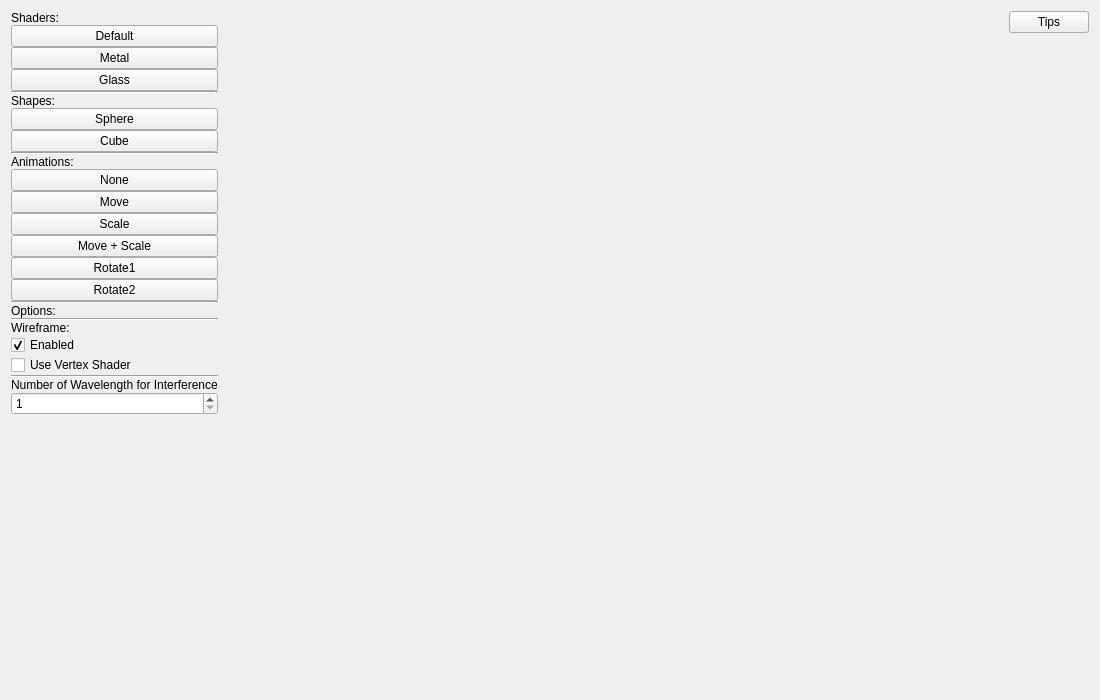
<?xml version="1.0" encoding="UTF-8"?>
<ui version="4.0">
 <class>MainWindow</class>
 <widget class="QMainWindow" name="MainWindow">
  <property name="geometry">
   <rect>
    <x>0</x>
    <y>0</y>
    <width>1100</width>
    <height>700</height>
   </rect>
  </property>
  <property name="windowTitle">
   <string>Shader Visualizer</string>
  </property>
  <property name="autoFillBackground">
   <bool>false</bool>
  </property>
  <widget class="QWidget" name="centralWidget">
   <property name="sizePolicy">
    <sizepolicy hsizetype="Expanding" vsizetype="Expanding">
     <horstretch>0</horstretch>
     <verstretch>0</verstretch>
    </sizepolicy>
   </property>
   <layout class="QHBoxLayout" name="horizontalLayout">
    <item>
     <layout class="QVBoxLayout" name="verticalLayout">
      <property name="spacing">
       <number>0</number>
      </property>
      <item>
       <widget class="QLabel" name="label">
        <property name="text">
         <string>Shaders:</string>
        </property>
       </widget>
      </item>
      <item>
       <widget class="QPushButton" name="defaultShaderButton">
        <property name="text">
         <string>Default</string>
        </property>
       </widget>
      </item>
      <item>
       <widget class="QPushButton" name="shader1Button">
        <property name="text">
         <string>Metal</string>
        </property>
       </widget>
      </item>
      <item>
       <widget class="QPushButton" name="shader2Button">
        <property name="text">
         <string>Glass</string>
        </property>
       </widget>
      </item>
      <item>
       <widget class="Line" name="line">
        <property name="orientation">
         <enum>Qt::Horizontal</enum>
        </property>
       </widget>
      </item>
      <item>
       <layout class="QVBoxLayout" name="verticalLayout_4"/>
      </item>
      <item>
       <widget class="QLabel" name="label_2">
        <property name="text">
         <string>Shapes:</string>
        </property>
       </widget>
      </item>
      <item>
       <widget class="QPushButton" name="sphereButton">
        <property name="text">
         <string>Sphere</string>
        </property>
       </widget>
      </item>
      <item>
       <widget class="QPushButton" name="cubeButton">
        <property name="text">
         <string>Cube</string>
        </property>
       </widget>
      </item>
      <item>
       <widget class="Line" name="line_2">
        <property name="orientation">
         <enum>Qt::Horizontal</enum>
        </property>
       </widget>
      </item>
      <item>
       <widget class="QLabel" name="label_3">
        <property name="text">
         <string>Animations:</string>
        </property>
       </widget>
      </item>
      <item>
       <widget class="QPushButton" name="animNoneButton">
        <property name="text">
         <string>None</string>
        </property>
       </widget>
      </item>
      <item>
       <widget class="QPushButton" name="animMoveButton">
        <property name="text">
         <string>Move</string>
        </property>
       </widget>
      </item>
      <item>
       <widget class="QPushButton" name="animScaleButton">
        <property name="text">
         <string>Scale</string>
        </property>
       </widget>
      </item>
      <item>
       <widget class="QPushButton" name="animScaleMoveButton">
        <property name="text">
         <string>Move + Scale</string>
        </property>
       </widget>
      </item>
      <item>
       <widget class="QPushButton" name="animRotate1Button">
        <property name="text">
         <string>Rotate1</string>
        </property>
       </widget>
      </item>
      <item>
       <widget class="QPushButton" name="animRotate2Button">
        <property name="text">
         <string>Rotate2</string>
        </property>
       </widget>
      </item>
      <item>
       <widget class="Line" name="line_3">
        <property name="orientation">
         <enum>Qt::Horizontal</enum>
        </property>
       </widget>
      </item>
      <item>
       <widget class="QLabel" name="label_4">
        <property name="text">
         <string>Options:</string>
        </property>
       </widget>
      </item>
      <item>
       <widget class="Line" name="line_4">
        <property name="orientation">
         <enum>Qt::Horizontal</enum>
        </property>
       </widget>
      </item>
      <item>
       <widget class="QLabel" name="label_5">
        <property name="text">
         <string>Wireframe:</string>
        </property>
       </widget>
      </item>
      <item>
       <widget class="QCheckBox" name="wireframeCheckbox">
        <property name="focusPolicy">
         <enum>Qt::StrongFocus</enum>
        </property>
        <property name="text">
         <string>Enabled</string>
        </property>
        <property name="checked">
         <bool>true</bool>
        </property>
        <property name="tristate">
         <bool>false</bool>
        </property>
       </widget>
      </item>
      <item>
       <widget class="QCheckBox" name="checkBox">
        <property name="text">
         <string>Use Vertex Shader</string>
        </property>
       </widget>
      </item>
      <item>
       <widget class="Line" name="line_5">
        <property name="orientation">
         <enum>Qt::Horizontal</enum>
        </property>
       </widget>
      </item>
      <item>
       <widget class="QLabel" name="label_6">
        <property name="text">
         <string>Number of Wavelength for Interference</string>
        </property>
       </widget>
      </item>
      <item>
       <widget class="QSpinBox" name="numWave">
        <property name="minimum">
         <number>1</number>
        </property>
        <property name="maximum">
         <number>13</number>
        </property>
       </widget>
      </item>
      <item>
       <spacer name="verticalSpacer">
        <property name="orientation">
         <enum>Qt::Vertical</enum>
        </property>
        <property name="sizeHint" stdset="0">
         <size>
          <width>20</width>
          <height>40</height>
         </size>
        </property>
       </spacer>
      </item>
     </layout>
    </item>
    <item>
     <layout class="QVBoxLayout" name="verticalLayout_2">
      <property name="spacing">
       <number>0</number>
      </property>
      <property name="sizeConstraint">
       <enum>QLayout::SetDefaultConstraint</enum>
      </property>
      <item>
       <spacer name="horizontalSpacer">
        <property name="orientation">
         <enum>Qt::Horizontal</enum>
        </property>
        <property name="sizeType">
         <enum>QSizePolicy::MinimumExpanding</enum>
        </property>
        <property name="sizeHint" stdset="0">
         <size>
          <width>200</width>
          <height>0</height>
         </size>
        </property>
       </spacer>
      </item>
     </layout>
    </item>
    <item>
     <layout class="QVBoxLayout" name="verticalLayout_3">
      <item>
       <widget class="QPushButton" name="tipsButton">
        <property name="text">
         <string>Tips</string>
        </property>
       </widget>
      </item>
      <item>
       <layout class="QVBoxLayout" name="uniformContainerUI"/>
      </item>
      <item>
       <spacer name="verticalSpacer_2">
        <property name="orientation">
         <enum>Qt::Vertical</enum>
        </property>
        <property name="sizeHint" stdset="0">
         <size>
          <width>20</width>
          <height>40</height>
         </size>
        </property>
       </spacer>
      </item>
     </layout>
    </item>
   </layout>
  </widget>
 </widget>
 <layoutdefault spacing="6" margin="11"/>
 <resources/>
 <connections/>
</ui>
